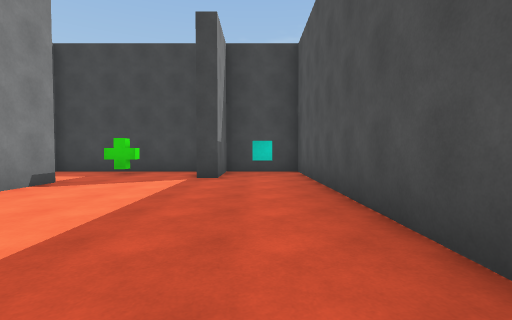
[1] (above)

24 first-person views from a walk through a 3-D level made in the Unity game engine. The camera is 1.3 m above the floor, tilts 2° down and sees 85° across. The floor is counted in squares, 2 m on a side. Each view is taken from the middle of a square. On the plan, view 1 faces up. The plan holds only what a view shows up to about 9 squares ahead; the rest is blank.

[2]
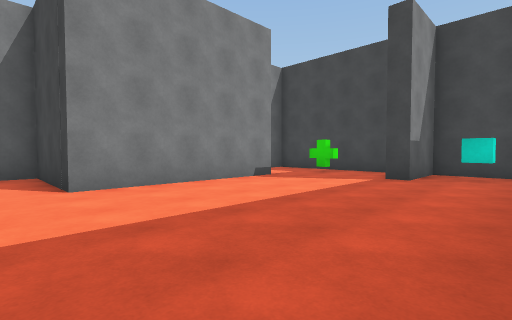

[3]
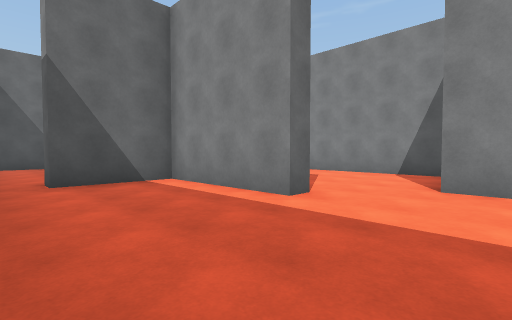

[4]
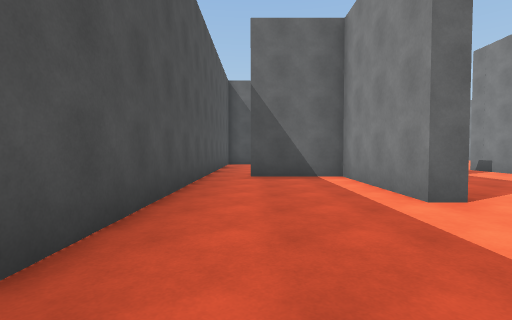

[5]
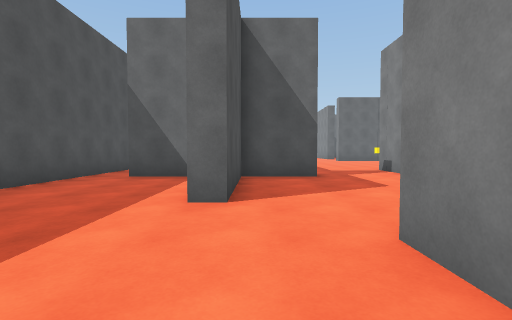

[6]
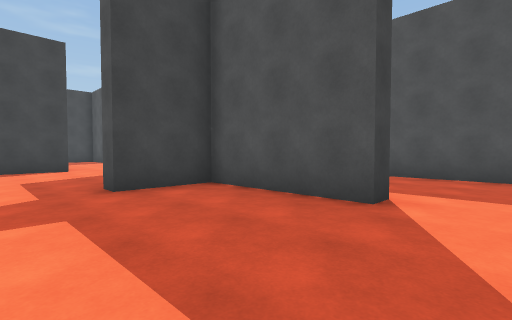

[7]
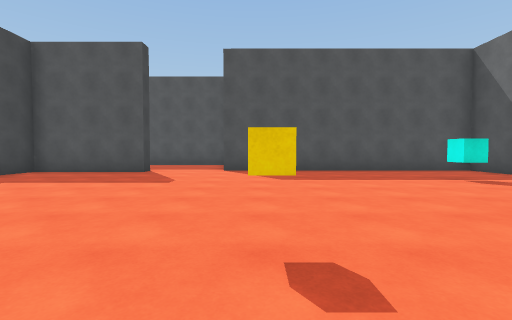

[8]
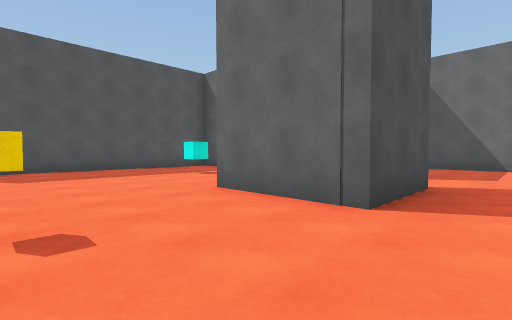

[9]
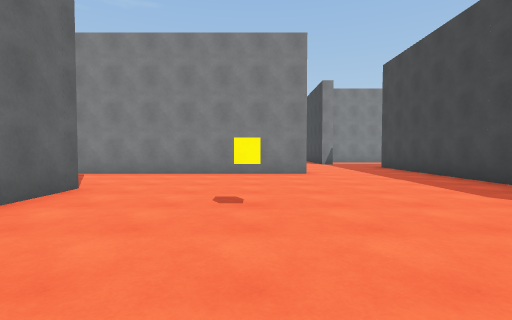

[10]
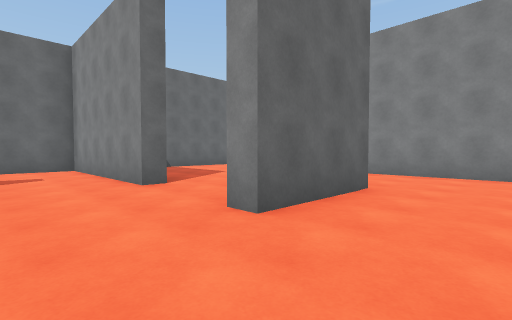

[11]
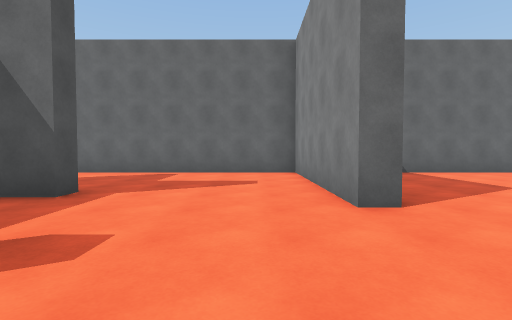

[12]
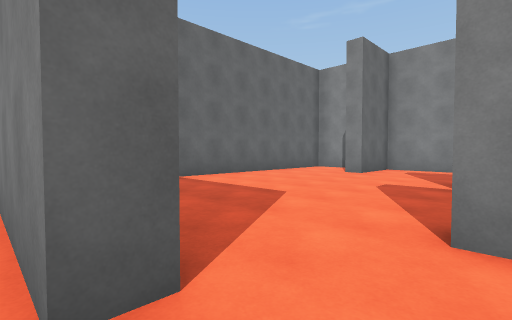

[13]
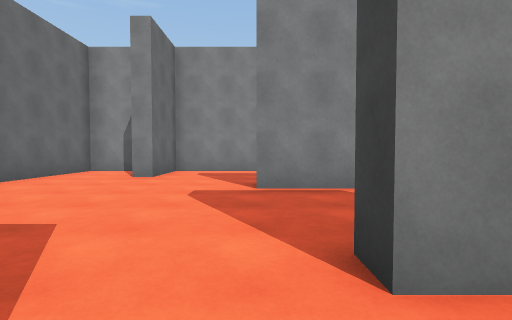

[14]
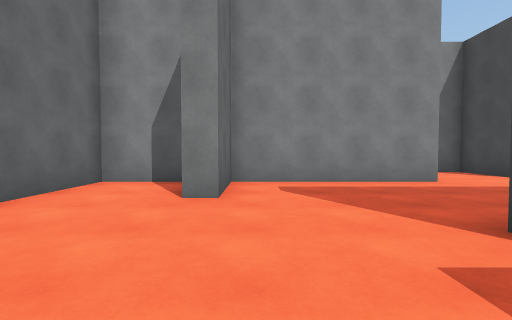

[15]
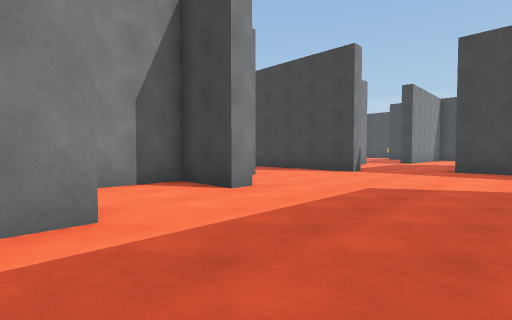

[16]
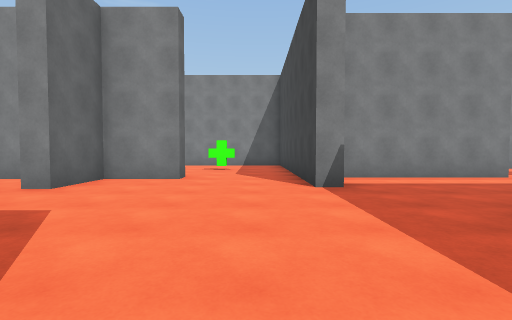

[17]
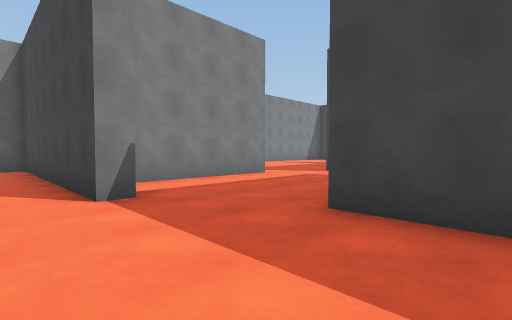

[18]
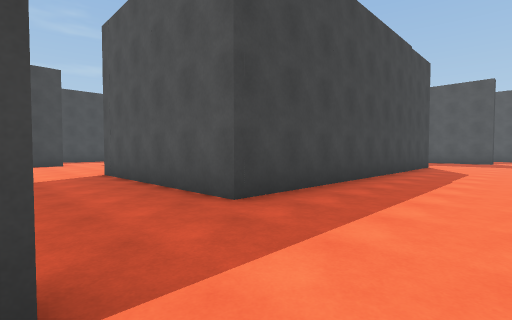

[19]
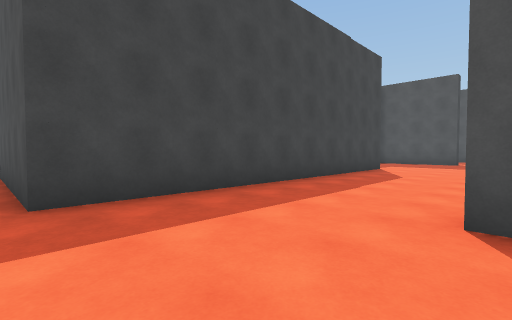

[20]
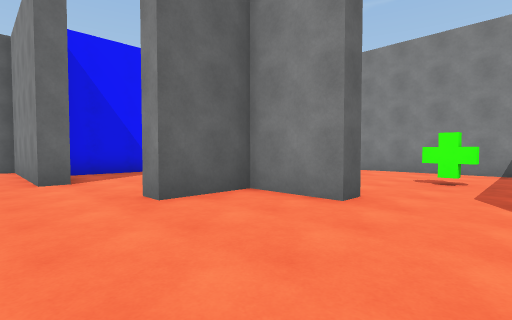

[21]
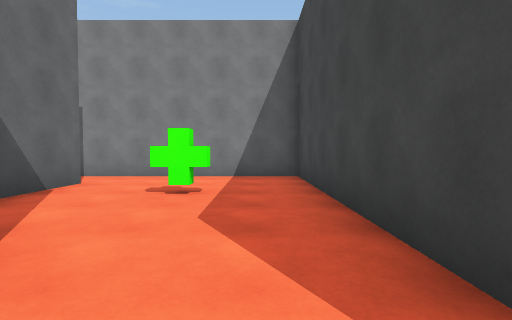

[22]
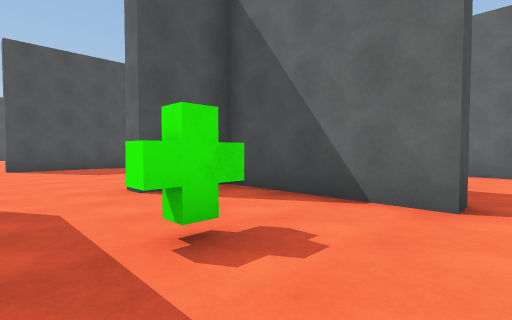

[23]
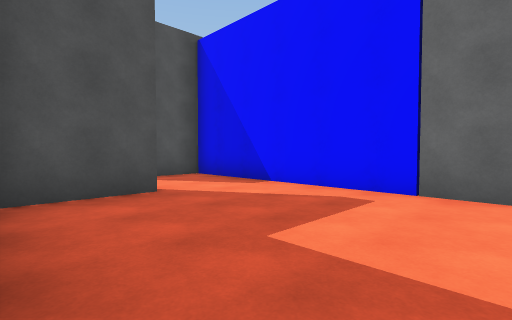

[24]
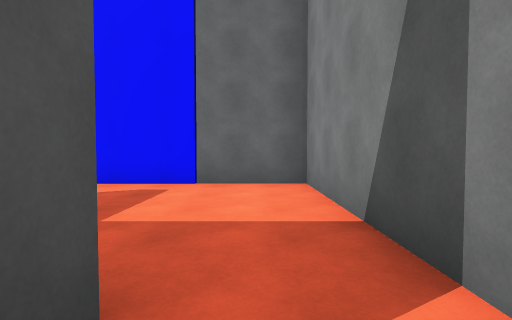

### Floor plan
Points are (right, up) in squares from view 1. A wall is a line through its corners. A room is listed if a view was taken in it or the views show most of it. See-through windows are left out.
Room 1 (views 1, 2, 3, 4, 5)
walls: (-2.6, -0.5) (-2.1, -0.5) (-2.1, -3.9) (0.1, -3.9) (0.1, -4.4); (-4, 5.6) (-4, 1); (1.3, -4.6) (1.3, 8.5) (-0.9, 8.5) (-0.9, 6.6) (-1.5, 6.6)
ways out: opening at (-3, 0) to room 2; opening at (1, -4) to room 5; opening at (-2.5, 6.5)
objects: cyan cube (0, 7)
Room 2 (views 6, 7, 8, 9, 10, 11, 12, 13, 14, 15, 16, 17, 18, 19, 20, 21)
walls: (-10.2, -15.8) (-10.2, -16.4) (-10.7, -16.4) (-10.7, -14) (-8.2, -14) (-8.2, -14.5); (-14.2, -11) (-14.2, -9.6) (-13.7, -9.6) (-13.7, -17); (-8.8, -17.1) (-8.2, -17.1) (-8.2, -22.2) (-1.8, -22.2); (-17.8, -15.2) (-17.8, -19.5) (-15.8, -19.5) (-15.8, -20); (-8, -6.2) (-16.6, -6.2) (-16.6, -1); (-4.2, -18.4) (-4.2, -17.8) (-2.1, -17.8) (-2.1, -9.9); (-7.1, -4.6) (-7.1, -6); (-18.9, -7.4) (-18.9, -8) (-20.6, -8); (-2.6, -7.6) (-2.6, -4.4) (-4.5, -4.4) (-4.5, -3.9) (-2.6, -3.9) (-2.6, -0.5); (-20.8, -10.7) (-20.3, -10.7) (-20.3, -12.4) (-18.7, -12.4) (-18.7, -12.9); (-17.8, -20.5) (-17.8, -22.2) (-10.4, -22.2); (-20.6, -2.9) (-20.6, -7); (-4, 1) (-7.1, 1) (-7.1, -2.8)
ways out: opening at (-3, 0) to room 1; opening at (-21, -9.5) to room 3; opening at (-18.5, -14.5) to room 4; opening at (-2.5, -8.5) to room 5; opening at (-18.5, -1); opening at (-2, -21.5)
objects: cube (-9, -11); cyan cube (-5, -16)
Room 3 (views 22, 24)
walls: (-24.5, -12.4) (-20.8, -12.4) (-20.8, -10.7); (-20.6, -8) (-26, -8) (-26, -12.5)
ways out: opening at (-21, -9.5) to room 2; opening at (-25, -13) to room 4
objects: other object (-23, -10)
Room 4 (view 23)
walls: (-20.8, -15) (-20.8, -13.1); (-24.5, -13) (-24.5, -12.4); (-18.4, -15.2) (-17.8, -15.2); (-18.7, -12.9) (-20.3, -12.9) (-20.3, -14.9); (-26, -12.5) (-26, -17.4) (-18.3, -17.4) (-18.3, -16.1)
ways out: opening at (-18.5, -14.5) to room 2; opening at (-25, -13) to room 3
Room 5 (no view inside)
walls: (-2.1, -7.6) (-2.6, -7.6); (1.3, -8.8) (1.3, -4.6)
ways out: opening at (1, -4) to room 1; opening at (-2.5, -8.5) to room 2

Where each view was taken, in squares from view 1:
view 1: 0 up, 0 right, facing up
view 2: 0 up, 1 right, facing up-left
view 3: 2 up, 1 right, facing down-left
view 4: 3 up, 0 right, facing down
view 5: 3 up, 3 left, facing down
view 6: 9 down, 6 left, facing up-right
view 7: 11 down, 11 left, facing right
view 8: 11 down, 12 left, facing down-right
view 9: 11 down, 6 left, facing left
view 10: 12 down, 6 left, facing down-left
view 11: 14 down, 7 left, facing down
view 12: 16 down, 8 left, facing down-left
view 13: 17 down, 9 left, facing left
view 14: 19 down, 12 left, facing left
view 15: 16 down, 15 left, facing up-left
view 16: 9 down, 14 left, facing left
view 17: 9 down, 15 left, facing up-left
view 18: 9 down, 19 left, facing up-right
view 19: 10 down, 17 left, facing up-right
view 20: 9 down, 17 left, facing down-left
view 21: 9 down, 19 left, facing left
view 22: 9 down, 25 left, facing down-right
view 23: 13 down, 25 left, facing down-right
view 24: 12 down, 25 left, facing down
